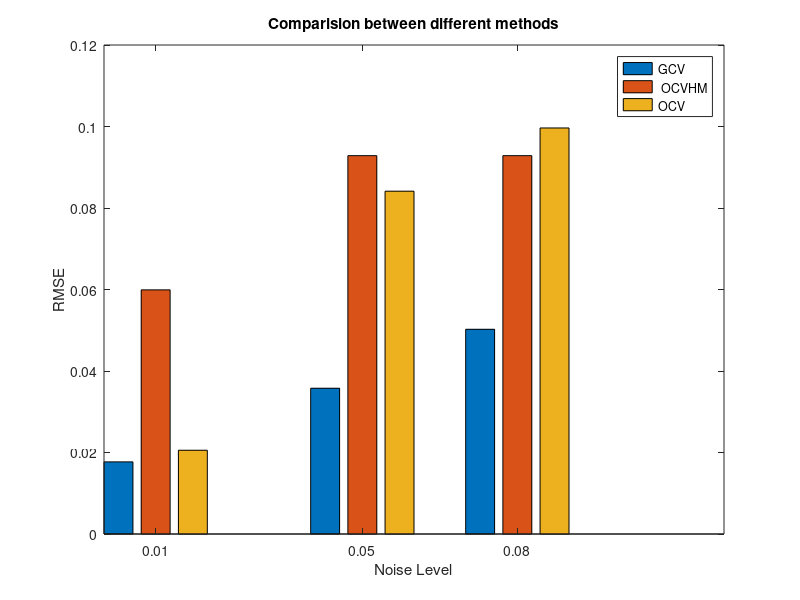

MATLAB code to generate this figure:
clear all
clc
close all











z_smooth_01_gcv =[0.01962	0.01809	0.01659
0.01872	0.0159	0.01437
0.02353	0.01845	0.01405];

z_smooth_01_ocvhm =[0.11586	0.06867	0.06029
0.0885	0.04678	0.04249
0.05228	0.03347	0.03088
];


z_smooth_01_ocv =[0.01987	0.01869	0.01654
0.01763	0.01576	0.01447
0.03246	0.03631	0.01325];



z_smooth_05_gcv =[0.03865	0.03177	0.02535
0.05436	0.04132	0.02778
0.04146	0.03469	0.02656];

z_smooth_05_ocvhm = [0.13786	0.08612 	0.15871
0.07794	0.06457	0.0873
0.09108	0.05872	0.07332];


z_smooth_05_ocv =[0.03742	0.03078	0.02527
0.1286	0.13182	0.02548
0.13518	0.1262	0.1164
];


z_smooth_08_gcv =[0.05667	0.04396	0.03528
0.06465	0.04984	0.03826
0.06202	0.04674	0.05472
];


z_smooth_08_ocvhm =[0.13786	0.08612	0.15871
0.07794	0.06457	0.0873
0.09108	0.05872	0.07332
]

z_smooth_08_ocv =[0.1215	0.04186	0.03528
0.13187	0.14305	0.04272
0.13799	0.12661	0.11588];



y = NaN(3,3);

y (1,1)=sum(z_smooth_01_gcv(:))/numel(z_smooth_01_gcv);
y(1,2) = sum (z_smooth_01_ocvhm(:))/numel(z_smooth_01_ocvhm);
y(1,3) = sum (z_smooth_01_ocv(:))/numel(z_smooth_01_ocv);

y (2,1)=sum(z_smooth_05_gcv(:))/numel(z_smooth_05_gcv);
y(2,2) = sum (z_smooth_05_ocvhm(:))/numel(z_smooth_05_ocvhm);
y(2,3) = sum (z_smooth_05_ocv(:))/numel(z_smooth_05_ocv);

y (3,1)=sum(z_smooth_08_gcv(:))/numel(z_smooth_08_gcv);
y(3,2) = sum (z_smooth_08_ocvhm(:))/numel(z_smooth_08_ocvhm);
y(3,3) = sum (z_smooth_08_ocv(:))/numel(z_smooth_08_ocv);




x= [.01 .05 .08 ]


bar(x,y)
xlabel(' Noise Level ');
ylabel ('RMSE');
legend ('GCV ',' OCVHM','OCV');
title('Comparision between different methods');
axis([0 .12 0 .12])
set(gca,'XTick',[ .01 .05 .08 ])


